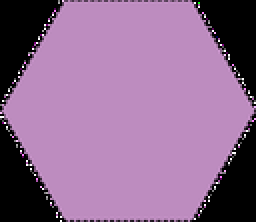
%> input picture src/images/lvl4.png, 128 x 111 px, shrunk from 319 x 276 before the run (shown 2 times larger)
$ octave FindVertices.m   (GNU Octave 9; MATLAB toolbox functions it lacks are replaced by stand-ins)
%> lines starting %> are read from the running program, lines starting %| are printed output that depends on the picture; in (x1, y1, x2, y2) boxes, pixels count from 0 and x2, y2 are one past the last pixel; in counts of white or black regions, pixels touching at a corner belong together; the program's own positions count from 1
I = im2bw(imdilate(imerode(imread('C:/Users/User/SkyDrive/Duke/3_Fall_2014/HackDuke/workspace/mental_geometry/src/images/lvl4.png'), strel('disk',20)), strel('ball',5,5)));
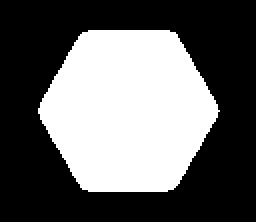
%> I: size 111x128 logical (shown 2 times larger); 39.3% white; 1 white region, box (x1, y1, x2, y2) and area: (19, 15, 110, 96) 5590

%%# Process Image
%# edge detection
BW = edge(I, 'sobel');
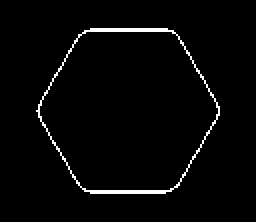
%> BW: size 111x128 logical (shown 2 times larger); 2.5% white in thin lines or dots, all inside (x1, y1, x2, y2) = (18, 14, 110, 97)
subplot(222), imshow(BW), title('edge')

%# dilation-erosion
se = strel('disk', 2);
BW = imdilate(BW,se);
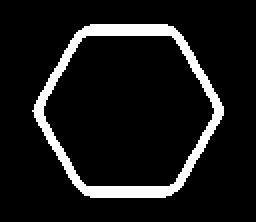
%> BW: size 111x128 logical (shown 2 times larger); 9.5% white; 1 white region, box (x1, y1, x2, y2) and area: (16, 12, 112, 99) 1349
BW = imerode(BW,se);
subplot(223), imshow(BW), title('dilation-erosion')

%# fill holes
BW = imfill(BW, 'holes');
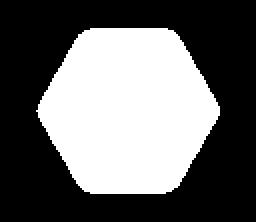
%> BW: size 111x128 logical (shown 2 times larger); 40.6% white; 1 white region, box (x1, y1, x2, y2) and area: (18, 14, 110, 97) 5765
subplot(224), imshow(BW), title('fill')

%# get boundary
B = bwboundaries(BW, 8, 'noholes');
%> B = 1 boundary; box (x1, y1, x2, y2) and points: (18, 14, 110, 97) 250
B = B{1};
%> B = 250 rows, first 12: [56 19; 55 20; 54 20; 53 20; 52 21; 51 21; 50 22; 49 22; 48 23; 47 23; 46 24; 45 25]

%%# boundary signature
%# convert boundary from Cartesian to polar coordinates
objB = bsxfun(@minus, B, mean(B));
%> objB = 250 rows, first 12: [0.164 -45.55; -0.836 -44.55; -1.84 -44.55; -2.84 -44.55; -3.84 -43.55; -4.84 -43.55; -5.84 -42.55; -6.84 -42.55; -7.84 -41.55; -8.84 -41.55; -9.84 -40.55; -10.84 -39.55]
[theta, rho] = cart2pol(objB(:,2), objB(:,1));
%> theta = 250 values, max 3.14 at index 1, min -3.12 at index 2, mean 0.0164; rho = 250 values, max 45.73 at index 86, min 39.67 at index 229, mean 42.45

%# find corners
%#corners = find( diff(diff(rho)>0) < 0 );     %# find peaks
[~,order] = sort(rho, 'descend');
%> order = 250 values, max 250 at index 4, min 1 at index 3, mean 125.5
corners = order(1:50);
%> corners = 50 values, max 250 at index 4, min 1 at index 3, mean 127.6

%# plot boundary signature + corners
figure, plot(theta, rho, '.'), hold on
uniqueCorners = [corners(1)];
%> uniqueCorners = 86
threshold = 3;
for i=2:length(corners)
    corner = corners(i);
    for j=1:length(uniqueCorners)
        unique = uniqueCorners(j);
        if abs(rho(corner)-rho(unique))>threshold
            uniqueCorners = [uniqueCorners unique];
            plot(theta(corner), rho(corner), 'ro');
        end
    end
end
%> this loop made 49 passes
%> corner on passes 1 to 12: 210, 1, 250, 167, 128, 124, 127, 125, 126, 87, 164, 42
hold off
corners = uniqueCorners';
%> corners = 86
xlim([-pi pi]), title('Boundary Signature'), xlabel('\theta'), ylabel('\rho')
%> after `ylabel('\rho')`:
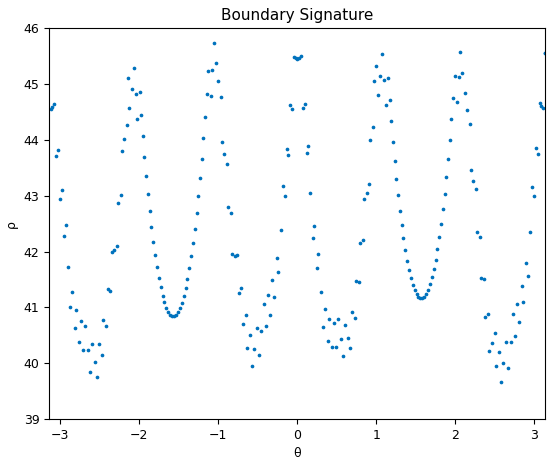
%> figure redrawn from the program's plot data

%# plot image + corners
figure, imshow(BW), hold on
plot(B(corners,2), B(corners,1), 's', 'MarkerSize',10, 'MarkerFaceColor','r')
hold off, title('Corners')
%> after `title('Corners')`:
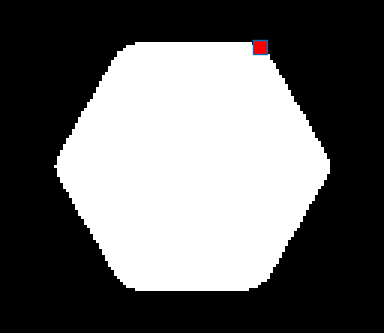
%> figure redrawn from the program's plot data; shown 3 times larger; its title reads 'Corners'

% [20 lines of commented-out code are left out]

$ run again, with src/images/lvl2.png copied over src/images/lvl4.png
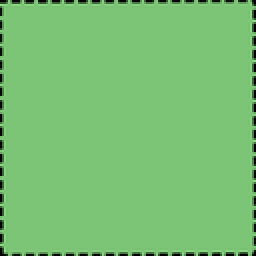
%> input picture src/images/lvl2.png, 128 x 128 px, shrunk from 160 x 160 before the run (shown 2 times larger)
%> `I = im2bw(imdilate(imerode(imread('C:/Users/User/SkyDrive/Duke/3_Fall_..`:
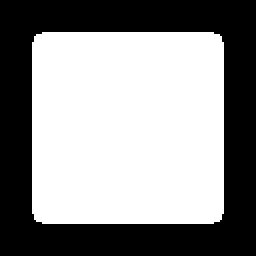
%> I: size 128x128 logical (shown 2 times larger); 56% white; 1 black region, box (x1, y1, x2, y2) and area: (0, 0, 128, 128) 7208
%> `B = bwboundaries(BW, 8, 'noholes');`: B = 1 boundary; box (x1, y1, x2, y2) and points: (15, 15, 113, 113) 369
%> `B = B{1};`: B = 369 rows, first 12: [23 16; 22 17; 21 17; 20 17; 19 18; 18 19; 17 20; 17 21; 17 22; 16 23; 16 24; 16 25]
%> objB = 369 rows, first 12: [-41.39 -48.37; -42.39 -47.37; -43.39 -47.37; -44.39 -47.37; -45.39 -46.37; -46.39 -45.37; -47.39 -44.37; -47.39 -43.37; -47.39 -42.37; -48.39 -41.37; -48.39 -40.37; -48.39 -39.37]
%> theta = 369 values, max 3.13 at index 327, min -3.13 at index 328, mean -0.0066; rho = 369 values, max 65.26 at index 188, min 48.37 at index 328, mean 54.96
%> order = 369 values, max 369 at index 39, min 1 at index 38, mean 185
%> `corners = order(1:50);`: corners = 50 values, max 369 at index 39, min 1 at index 38, mean 156.2
%> uniqueCorners = 188
%> the loop `for i=2:length(corners)` made 49 passes
%> corner on passes 1 to 8: 191, 189, 190, 99, 96, 280, 98, 283
%> `title('Corners')`:
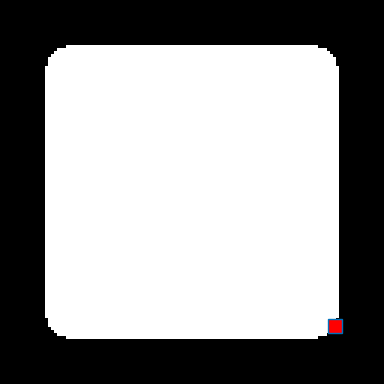
%> figure redrawn from the program's plot data; shown 3 times larger; its title reads 'Corners'
